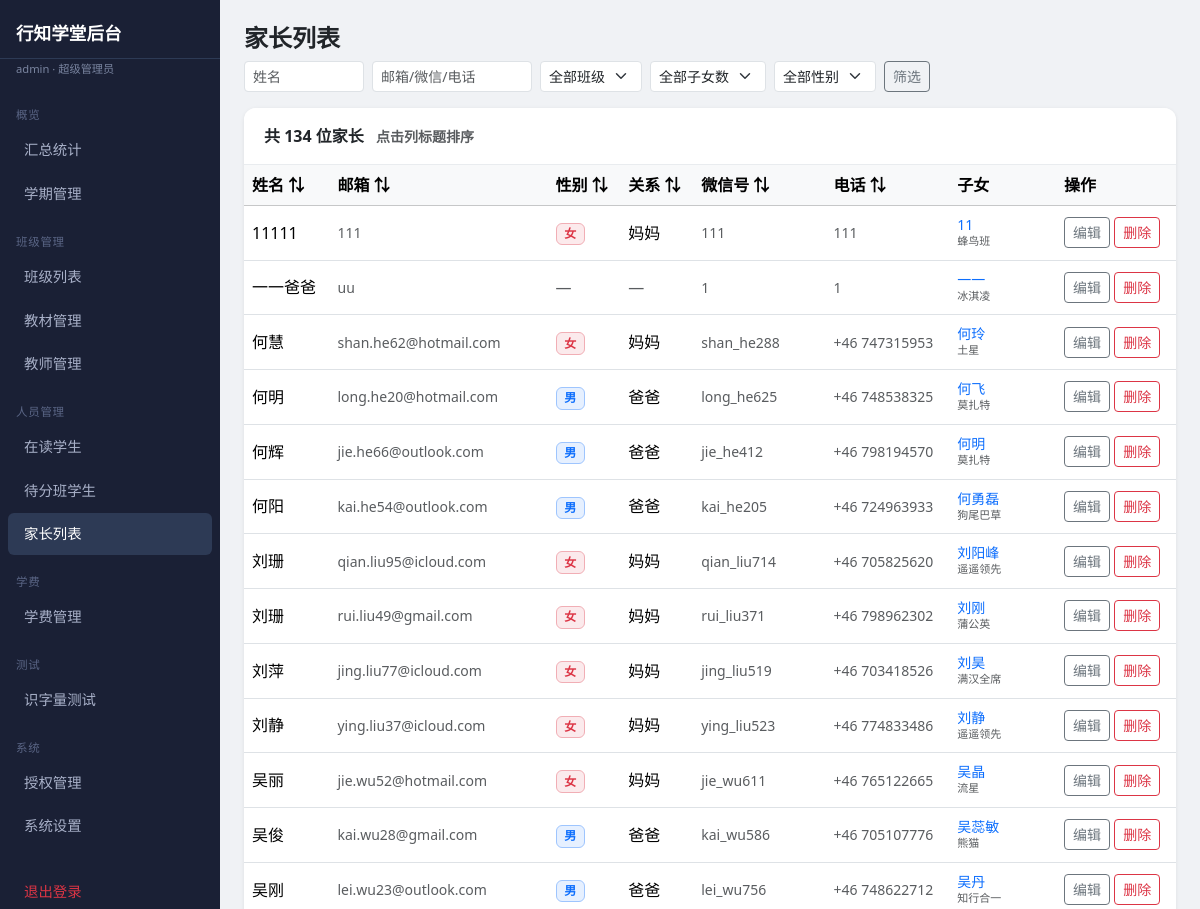
The app's page /admin/guardians (signed in, upper part), older data.
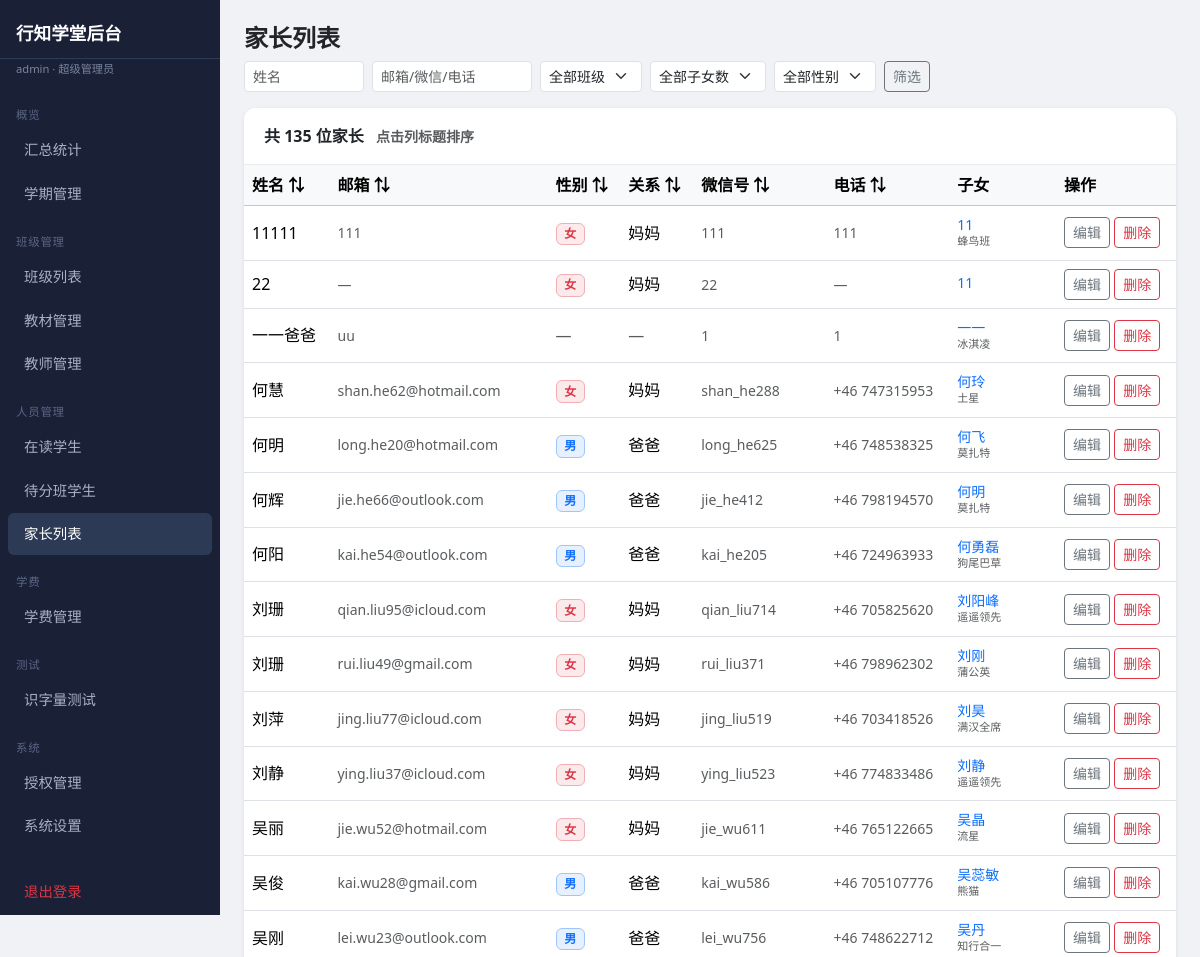
The same page, newer data.
### app/models/guardian.py (models this page shows)
class Guardian(Base, TimestampMixin):
    __tablename__ = "guardians"
    id: Mapped[int] = mapped_column(primary_key=True)
    wechat_openid: Mapped[Optional[str]] = mapped_column(
        String(100), unique=True, nullable=True
    )
    name: Mapped[str] = mapped_column(String(100), nullable=False)
    email: Mapped[Optional[str]] = mapped_column(String(200), nullable=True)
    phone: Mapped[Optional[str]] = mapped_column(String(50), nullable=True)
    wechat_id: Mapped[Optional[str]] = mapped_column(String(100), nullable=True)
    gender: Mapped[Optional[str]] = mapped_column(String(10), nullable=True)       # male/female
    relationship_to_child: Mapped[Optional[str]] = mapped_column(String(20), nullable=True)  # 爸爸/妈妈/其他
    nationality: Mapped[Optional[str]] = mapped_column(String(100), nullable=True)
    language: Mapped[Optional[str]] = mapped_column(String(100), nullable=True)
    notes: Mapped[Optional[str]] = mapped_column(Text, nullable=True)
    students: Mapped[list["Student"]] = relationship(back_populates="guardian")  # noqa: F821

### app/models/student.py (models this page shows)
class Student(Base, TimestampMixin):
    __tablename__ = "students"
    id: Mapped[int] = mapped_column(primary_key=True)
    guardian_id: Mapped[int] = mapped_column(ForeignKey("guardians.id"), nullable=False)
    name: Mapped[str] = mapped_column(String(100), nullable=False)
    gender: Mapped[str] = mapped_column(String(10), nullable=False)  # male/female
    birth_date: Mapped[date] = mapped_column(Date, nullable=False)
    nationality: Mapped[Optional[str]] = mapped_column(String(100), nullable=True)
    city_region: Mapped[str] = mapped_column(String(200), nullable=False)
    home_language: Mapped[str] = mapped_column(
        String(20), default="mixed"
    )  # chinese/swedish/mixed/other
    teacher_id: Mapped[Optional[int]] = mapped_column(ForeignKey("teachers.id"), nullable=True)
    is_teacher_child: Mapped[bool] = mapped_column(Boolean, default=False)
    sibling_in_school: Mapped[bool] = mapped_column(Boolean, default=False)
    sibling_info: Mapped[Optional[str]] = mapped_column(Text, nullable=True)
    learning_history: Mapped[Optional[str]] = mapped_column(Text, nullable=True)
    other_hobbies: Mapped[Optional[str]] = mapped_column(Text, nullable=True)
    parent_expectations: Mapped[Optional[str]] = mapped_column(Text, nullable=True)
    school_feedback: Mapped[Optional[str]] = mapped_column(Text, nullable=True)
    other_notes: Mapped[Optional[str]] = mapped_column(Text, nullable=True)
    referral_source: Mapped[Optional[str]] = mapped_column(String(100), nullable=True)
    accept_alternative: Mapped[bool] = mapped_column(Boolean, default=True)
    guardian: Mapped["Guardian"] = relationship(back_populates="students")  # noqa: F821
    proficiency_assessments: Mapped[list["ProficiencyAssessment"]] = relationship(  # noqa: F821
        back_populates="student"
    )
    reading_assessments: Mapped[list["ReadingAssessment"]] = relationship(  # noqa: F821
        back_populates="student"
    )
    schedule_preferences: Mapped[list["SchedulePreference"]] = relationship(  # noqa: F821
        back_populates="student"
    )
    enrollments: Mapped[list["Enrollment"]] = relationship(back_populates="student")  # noqa: F821

### app/models/class_.py (models this page shows)
class Class(Base, TimestampMixin):
    __tablename__ = "classes"
    id: Mapped[int] = mapped_column(primary_key=True)
    semester_id: Mapped[int] = mapped_column(
        ForeignKey("semesters.id"), nullable=False
    )
    name: Mapped[str] = mapped_column(String(100), nullable=False)
    level: Mapped[int] = mapped_column(Integer, nullable=False)
    slot_type: Mapped[str] = mapped_column(String(30), nullable=False)
    schedule_day: Mapped[str] = mapped_column(String(10), nullable=False)  # SAT/SUN
    schedule_time: Mapped[time] = mapped_column(Time, nullable=False)
    duration_min: Mapped[int] = mapped_column(Integer, default=120)
    modality: Mapped[str] = mapped_column(
        String(20), nullable=False
    )  # onsite/online/mini
    room: Mapped[Optional[str]] = mapped_column(String(100), nullable=True)
    meeting_link: Mapped[Optional[str]] = mapped_column(String(500), nullable=True)
    capacity: Mapped[int] = mapped_column(Integer, default=15)
    overflow_cap: Mapped[int] = mapped_column(Integer, default=18)
    current_count: Mapped[int] = mapped_column(Integer, default=0)
    status: Mapped[str] = mapped_column(
        String(20), default="open"
    )  # open/full/closed
    semester: Mapped["Semester"] = relationship(back_populates="classes")  # noqa: F821
    enrollments: Mapped[list["Enrollment"]] = relationship(back_populates="class_")  # noqa: F821
    class_teachers: Mapped[list["ClassTeacher"]] = relationship(  # noqa: F821
        back_populates="class_"
    )
    class_materials: Mapped[list["ClassMaterial"]] = relationship(  # noqa: F821
        back_populates="class_"
    )

### app/web/admin.py (the view)
@router.get("/guardians", response_class=HTMLResponse)
async def guardians_list(
    request: Request,
    search: str = "",
    f_contact: str = "",
    f_class: str = "",
    f_children: str = "",
    f_gender: str = "",
    db: AsyncSession = Depends(get_db),
):
    admin = await _get_admin(request, db)
    if not admin:
        return _login_redirect()
    query = select(Guardian).options(
        selectinload(Guardian.students).selectinload(Student.enrollments).selectinload(Enrollment.class_)
    ).where(Guardian.name != "")
    if search:
        query = query.where(Guardian.name.contains(search))
    if f_contact:
        query = query.where(
            or_(
                Guardian.email.contains(f_contact),
                Guardian.wechat_id.contains(f_contact),
                Guardian.phone.contains(f_contact),
            )
        )
    if f_gender:
        query = query.where(Guardian.gender == f_gender)
    if f_class:
        subq = (
            select(Student.guardian_id)
            .join(Enrollment, (Enrollment.student_id == Student.id) & (Enrollment.status == "enrolled"))
            .join(Class, (Class.id == Enrollment.class_id) & (Class.name == f_class))
            .distinct()
        ).scalar_subquery()
        query = query.where(Guardian.id.in_(subq))
    r = await db.execute(query.order_by(Guardian.name))
    guardians = r.scalars().all()
    if f_children:
        if f_children == "4+":
            guardians = [g for g in guardians if len(g.students) >= 4]
        else:
            n = int(f_children)
            guardians = [g for g in guardians if len(g.students) == n]
    semester = await _active_semester(db)
    cls_where = Class.semester_id == semester.id if semester else True
    if admin.role == ROLE_TEACHER and admin.teacher_id and semester:
        tc_r = await db.execute(
            select(ClassTeacher.class_id)
            .join(Class, Class.id == ClassTeacher.class_id)
            .where(ClassTeacher.teacher_id == admin.teacher_id, Class.semester_id == semester.id)
        )
        teacher_class_ids = {row[0] for row in tc_r.all()}
        cls_where = (Class.semester_id == semester.id) & Class.id.in_(teacher_class_ids)
    cr = await db.execute(select(Class.name).where(cls_where).order_by(Class.name))
    all_class_names = [row[0] for row in cr.all()]
    return templates.TemplateResponse(request, "admin/guardians.html", {
        "admin": admin,
        "current_admin": admin,
        "guardians": guardians,
        "search": search,
        "f_contact": f_contact,
        "f_class": f_class,
        "f_children": f_children,
        "f_gender": f_gender,
        "all_class_names": all_class_names,
    })

### app/templates/admin/guardians.html (shortened to what the changed rows need)
{% extends "admin/base.html" %}
{% block content %}
<div class="table-card">
  <div class="card-header">共 {{ guardians | length }} 位家长 <small class="text-muted ms-2">点击列标题排序</small></div>
  <table class="table table-hover align-middle mb-0" id="sortTable">
    <thead class="table-light">
      <tr>
        <th class="sortable" data-col="0">姓名 <span class="sort-icon">⇅</span></th>
        <th class="sortable" data-col="1">邮箱 <span class="sort-icon">⇅</span></th>
        <th class="sortable" data-col="2">性别 <span class="sort-icon">⇅</span></th>
        <th class="sortable" data-col="3">关系 <span class="sort-icon">⇅</span></th>
        <th class="sortable" data-col="4">微信号 <span class="sort-icon">⇅</span></th>
        <th class="sortable" data-col="5">电话 <span class="sort-icon">⇅</span></th>
        <th style="min-width:100px">子女</th>
        <th>操作</th>
      </tr>
    </thead>
    <tbody>
      {% for g in guardians %}
      <tr>
        <td class="fw-medium">{{ g.name }}</td>
        <td class="text-muted small">{{ g.email or '—' }}</td>
        <td data-sort="{{ g.gender or '' }}">
          {% if g.gender == 'male' %}<span class="badge bg-primary bg-opacity-10 text-primary border border-primary-subtle">男</span>
          {% elif g.gender == 'female' %}<span class="badge bg-danger bg-opacity-10 text-danger border border-danger-subtle">女</span>
          {% else %}<span class="text-muted">—</span>{% endif %}
        </td>
        <td>
          {% if g.relationship_to_child == 'mom' or g.relationship_to_child == '妈妈' %}妈妈
          {% elif g.relationship_to_child == 'dad' or g.relationship_to_child == '爸爸' %}爸爸
          {% elif g.relationship_to_child %}{{ g.relationship_to_child }}
          {% else %}<span class="text-muted">—</span>{% endif %}
        </td>
        <td class="text-muted small">{{ g.wechat_id or '—' }}</td>
        <td class="text-muted small">{{ g.phone or '—' }}</td>
        <td style="min-width:100px; max-width:160px">
          {% for s in g.students %}
            {% set enrolled_class = namespace(name='') %}
            {% for e in s.enrollments %}
              {% if e.status == 'enrolled' and e.class_ %}
                {% set enrolled_class.name = e.class_.name %}
              {% endif %}
            {% endfor %}
            <div class="lh-sm mb-1">
              <a href="/admin/enrolled-students?search={{ s.name }}" class="text-decoration-none fw-medium small">{{ s.name }}</a>
              {% if enrolled_class.name %}
                <div class="text-muted" style="font-size:11px">{{ enrolled_class.name }}</div>
              {% endif %}
            </div>
          {% else %}
            <span class="text-muted">—</span>
          {% endfor %}
        </td>
        <td class="text-nowrap">
          <button class="btn btn-sm btn-outline-secondary"
            data-bs-toggle="modal" data-bs-target="#editModal"
            data-id="{{ g.id }}"
            data-name="{{ g.name }}"
            data-email="{{ g.email or '' }}"
            data-gender="{{ g.gender or '' }}"
            data-relationship="{{ g.relationship_to_child or '' }}"
            data-wechat="{{ g.wechat_id or '' }}"
            data-phone="{{ g.phone or '' }}"
            data-nationality="{{ g.nationality or '' }}"
            data-language="{{ g.language or '' }}"
            data-notes="{{ g.notes or '' }}"
          >编辑</button>
          <form method="post" action="/admin/guardians/{{ g.id }}/delete" class="d-inline"
                onsubmit="return confirm('确认删除家长 {{ g.name }}？此操作不可恢复。')">
            <button class="btn btn-sm btn-outline-danger">删除</button>
          </form>
        </td>
      </tr>
      {% else %}
      <tr><td colspan="8" class="text-center text-muted py-4">暂无家长数据</td></tr>
      {% endfor %}
    </tbody>
  </table>
</div>
{% endblock %}

Row changes from the older to the newer data that the page shows:
added Guardian: name "22", email "—", gender "女", relationship_to_child "妈妈", wechat "22", phone "—"
added Student: name "11", shown under "22"
Text that changed along with them:
{{ guardians | length }}: "134" → "135"
